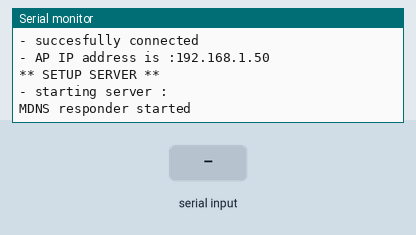
Bench run of a sketch on a simulated ESP8266 (NodeMCU). On the bench: the last lines printed to the serial monitor. The inputs (shaded band) are chosen by the test bench. WiFi joins after 1.5 s; servers stay silent unless stated.

Above: at 2.8 s.
2.9 s: "90;45;200\n" received over Serial
At 3.6 s:
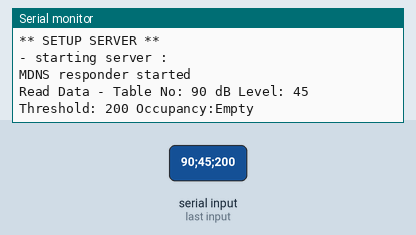
5.9 s: "30;150;10\n" received over Serial
At 11.8 s:
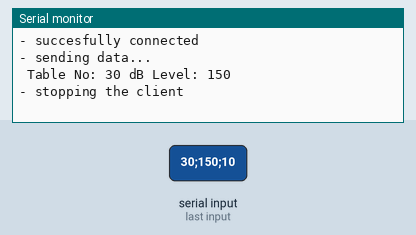

Measured:
- after the input at 2.9 s, the serial monitor: prints a new line at once (image 1)
- after the input at 5.9 s, the serial monitor: prints a new line at once (image 2)

The sketch:

ESP8266_Server.ino
```cpp
/*
Geekstips.com
IoT project - Communication between two ESP8266 - Talk with Each Other
ESP8266 Arduino code example
*/
#include <ESP8266WiFi.h>
#include <ESP8266WebServer.h>
#include <ESP8266mDNS.h>
//#include <SoftwareSerial.h>  //header file of software serial port
// IoT platform Credentials
String apiKey = "PUO4H7WC95YNKXNZ";
const char* logServer = "api.thingspeak.com";
bool Verbose_Logging = true;
// Internet router credentials
const char* ssid = "iPhone";
const char* password = "esdee1234";

ESP8266WebServer server(80);

String Table_No = "";
int TblNo = 1;
String Ipu = "0";
String dB_level = "";
String Occupancy_ = "";//,"","","","","","","","",""};
int PrintTimer = 0;
int PrintStart = 0;
int StartTime = 0;
int Timer = 16;
String Threshold = "50";
String New_Threshold = "50";
//SoftwareSerial Serial1(2,3); //define software serial port name as Serial1 and define pin2 as RX and pin3 as TX


void setup() {
  Serial.begin(9600); //set bit rate of serial port connecting Arduino with computer
  StartTime = millis();
  PrintStart = millis();
  Setup_WiFi_Internet();
  //setupAccessPoint();
}

// Handling the / root web page from my server
void handle_index() {
  /*//String STbl = server.arg("Tbl");
  //String SOcc = server.arg("Occ");
 // int Tbl = STbl.toInt();
  //int Occ = SOcc.toInt();
  //if(Tbl < 10 && Tbl>-1)
  //{
    if(Occ == 1)
    {
    Occupancy_ = "Full";
    }
    else
    {
      Occupancy_ = "Empty";
    }
  //}*/
  String Info = "Current Threshold Value: " + New_Threshold + "\n\n";
  //for(int i = 0; i<10; i++)
  //{
    Info+= "Table No: " + Table_No;
    Info+= " is " + Occupancy_;
    Info+= "\n";

  //}
  server.send(200, "text/plain", Info);
}

// Handling the /feed page from my server
void handle_Threshold() {
  server.send(200, "text/plain", New_Threshold);
}

// Handling the /thresholdfeed page from my server
void handle_feed() {
  String Data = server.arg("thr");
  int ThData = Data.toInt();
  if(ThData > 30 && ThData < 140)
  {
  New_Threshold = Data;
  server.send(200, "text/plain", "Got the Threshold as: " + Data + ". This is response to client");
  }
  else
  {
    server.send(200, "text/plain", "Threshold value: " + Data + " is out of limits. Please enter value between 30 and 140");
  }
}
/*
void setupAccessPoint_(){
  Serial.println("** SETUP ACCESS POINT **");
  Serial.println("- disconnect from any other modes");
  WiFi.disconnect();
  Serial.println();
  Serial.printf("Connecting to %s ", ssid);
  WiFi.begin(ssid, password);
  while (WiFi.status() != WL_CONNECTED)
  {
    delay(500);
    Serial.print(".");
  }
  Serial.println(" connected");
  setupServer();
}
*/
void setupServer(){
  if(Verbose_Logging){
  Serial.println("** SETUP SERVER **");
  Serial.println("- starting server :");
  }
  if (MDNS.begin("esp8266")) {
    if(Verbose_Logging){
    Serial.println("MDNS responder started");
    }
  }
  server.on("/", handle_index);
  server.on("/threshold", handle_Threshold);
  server.on("/thresholdfeed", handle_feed);
  server.begin();
};

void loop() {
  server.handleClient();
  MDNS.update();
  PrintTimer = millis() - PrintStart;
  Timer = millis() - StartTime;
  ReadfromSerial();
  setupStMode();
  if(WiFi.status() != WL_CONNECTED)
  {
    Setup_WiFi_Internet();
  }
  if(PrintTimer > 100)
  {
  //Serial.println(New_Threshold);
  PrintStart = millis();
  }
}


void Setup_WiFi_Internet()
{
  WiFi.mode(WIFI_STA);
  if(Verbose_Logging){
  Serial.println("** SETUP STATION MODE **");
  Serial.println("- disconnect from any other modes");
  }
  WiFi.disconnect();
  if(Verbose_Logging){
  Serial.println();
  Serial.print("- connecting to Home Router SID: ");
  Serial.println(ssid);
  }
  WiFi.begin(ssid, password);
  while (WiFi.status() != WL_CONNECTED) {
    delay(500);
    if(Verbose_Logging){
    Serial.print(".");
    }
  }
  if(Verbose_Logging){
  Serial.println();
  Serial.println("- succesfully connected");
  }
  IPAddress myIP = WiFi.localIP();
  if(Verbose_Logging){
  Serial.print("- AP IP address is :");
  Serial.print(myIP);
  Serial.println();
  }
  setupServer();
}

void ReadfromSerial(){
  if(Serial.available()){
    String data = Serial.readStringUntil('\n');
    String Idx;
    Idx = getValue(data,';',0);
    dB_level = getValue(data,';',1);
    Threshold = getValue(data,';',2);//Only for Server
    TblNo = Table_No.toInt();
    Ipu = getValue(data,';',3);
    if(Idx != "")
    {
      Table_No = Idx;
    }
    if(Ipu.toInt() == 1)
    {
      Occupancy_ = "Full";
    }
    else if(Ipu.toInt() == 0)
    {
      Occupancy_ = "Empty";
    }
    if(Verbose_Logging){
    Serial.println("Read Data - Table No: " + Table_No + " dB Level: " + dB_level + " Threshold: " + Threshold + " Occupancy:" + Occupancy_);
    }
  }
}

String getValue(String data, char separator, int index)//Getting Value from the string
{
  int found = 0;
  int strIndex[] = {0, -1};
  int maxIndex = data.length()-1;

  for(int i=0; i<=maxIndex && found<=index; i++){
    if(data.charAt(i)==separator || i==maxIndex){
        found++;
        strIndex[0] = strIndex[1]+1;
        strIndex[1] = (i == maxIndex) ? i+1 : i;
    }
  }

  return found>index ? data.substring(strIndex[0], strIndex[1]) : "";
}


void setupStMode(){


  if(dB_level != "" && Table_No != ""&& Timer > 5000){
  if(Verbose_Logging){
  Serial.println("- starting client");
  }
  WiFiClient client;
  if(Verbose_Logging){
  Serial.println("- connecting to Database server: " + String(logServer));
  }
  if (client.connect(logServer, 80)) {
    if(Verbose_Logging){
    Serial.println("- succesfully connected");
    }
    String postStr = apiKey;
    postStr += "&field1=";
    postStr += Table_No;
    postStr += "&field2=";
    postStr += dB_level;
    postStr += "&field3=";
    postStr += Ipu;
    postStr += "\r\n\r\n";
    if(Verbose_Logging){
    Serial.println("- sending data...\n Table No: " + Table_No + " dB Level: " + dB_level);
    }
    client.print("POST /update HTTP/1.1\n");
    client.print("Host: api.thingspeak.com\n");
    client.print("Connection: close\n");
    client.print("X-THINGSPEAKAPIKEY: " + apiKey + "\n");
    client.print("Content-Type: application/x-www-form-urlencoded\n");
    client.print("Content-Length: ");
    client.print(postStr.length());
    client.print("\n\n");
    client.print(postStr);
    dB_level = "";
  }
  StartTime = millis();
  Timer = 0;

  client.stop();
  if(Verbose_Logging){
  Serial.println("- stopping the client");
  }
  }
  /** If your ESP does not respond you can just
  *** reset after each request sending
  Serial.println("- trying reset");
  ESP.reset();
  **/
  /*if(Timer > 100)//1000 is 1 second
  {
    Timer = millis();
    //return;
  }*/
}
```
